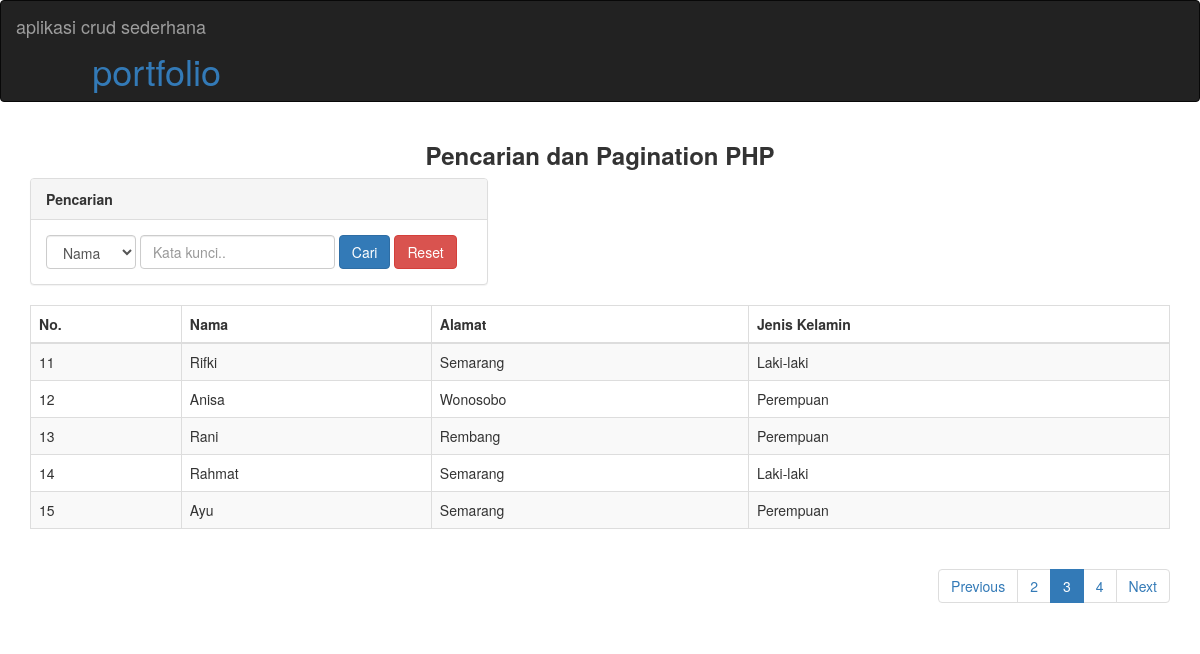
The page /index.php?page=3 on the database its author committed.
### tables this page shows
CREATE TABLE `siswa` (
  `portfolioID` int(11) NOT NULL,
  `Nama` varchar(100) DEFAULT NULL,
  `Alamat` text,
  `JenisKelamin` varchar(50) DEFAULT NULL
);

### index.php (the view, shortened to what this page needs)
<!DOCTYPE html>
<html lang="en">
<head>
  <link rel="stylesheet" href="https://maxcdn.bootstrapcdn.com/bootstrap/3.4.0/css/bootstrap.min.css">
</head>
<body>
<nav class="navbar navbar-inverse">
  <div class="container-fluid">
    <div class="navbar-header">
      <a class="navbar-brand" href="#">aplikasi crud sederhana</a>
      <h1><p align="right"><a href="index.html">portfolio</a>
    </div>
  </div>
</nav>
<div class="container">
  <div align="center">
    <h3><b>Pencarian dan Pagination PHP</b></h3>
  </div>
  <div class="row">
    <div class="col-md-5">
      <div class="panel panel-default">
        <div class="panel-heading"><b>Pencarian</b></div>
        <div class="panel-body">
          <form class="form-inline" >
            <div class="form-group">
              <select class="form-control" id="Kolom" name="Kolom" required="">
                <?php
                  $kolom=(isset($_GET['Kolom']))? $_GET['Kolom'] : "";
                ?>
                <option value="Nama" <?php if ($kolom=="Nama") echo "selected"; ?>>Nama</option>
              </select>
            </div>
            <div class="form-group">
              <input type="text" class="form-control" id="KataKunci" name="KataKunci" placeholder="Kata kunci.." required="" value="<?php if (isset($_GET['KataKunci']))  echo $_GET['KataKunci']; ?>">
            </div>
            <button type="submit" class="btn btn-primary">Cari</button>
            <a href="index.php" class="btn btn-danger">Reset</a>
          </form>
        </div>
      </div>
    </div>
  </div>
  <table class="table table-striped table-bordered table-hover">
    <thead>
      <tr>
        <th>No.</th>
        <th>Nama</th>
        <th>Alamat</th>
        <th>Jenis Kelamin</th>
      </tr>
    </thead>
    <tbody>
      <?php
      include "koneksi.php";
      $page = (isset($_GET['page']))? (int) $_GET['page'] : 1;
      $kolomCari=(isset($_GET['Kolom']))? $_GET['Kolom'] : "";
      $kolomKataKunci=(isset($_GET['KataKunci']))? $_GET['KataKunci'] : "";
      $limit = 5;
      $limitStart = ($page - 1) * $limit;
      if($kolomCari=="" && $kolomKataKunci==""){
        $SqlQuery = mysqli_query($con, "SELECT * FROM Siswa LIMIT ".$limitStart.",".$limit);
      }else{
        $SqlQuery = mysqli_query($con, "SELECT * FROM Siswa WHERE $kolomCari LIKE '%$kolomKataKunci%' LIMIT ".$limitStart.",".$limit);
      }
      $no = $limitStart + 1;
      while($row = mysqli_fetch_array($SqlQuery)){
      ?>
        <tr>
          <td><?php echo $no++; ?></td>
          <td><?php echo $row['Nama']; ?></td>
          <td><?php echo $row['Alamat']; ?></td>
          <td><?php echo $row['JenisKelamin']; ?></td>
        </tr>
      <?php
      }
      ?>
    </tbody>
  </table>
  <div align="right">
    <ul class="pagination">
      <?php
        if($page == 1){
      ?>
        <li class="disabled"><a href="#">Previous</a></li>
      <?php
        }
        else{
          $LinkPrev = ($page > 1)? $page - 1 : 1;
          if($kolomCari=="" && $kolomKataKunci==""){
          ?>
            <li><a href="index.php?page=<?php echo $LinkPrev; ?>">Previous</a></li>
       <?php
          }else{
        ?>
          <li><a href="index.php?Kolom=<?php echo $kolomCari;?>&KataKunci=<?php echo $kolomKataKunci;?>&page=<?php echo $LinkPrev;?>">Previous</a></li>
         <?php
           }
        }
      ?>
      <?php
        if($kolomCari=="" && $kolomKataKunci==""){
          $SqlQuery = mysqli_query($con, "SELECT * FROM Siswa");
        }else{
          $SqlQuery = mysqli_query($con, "SELECT * FROM Siswa WHERE $kolomCari LIKE '%$kolomKataKunci%'");
        }
        $JumlahData = mysqli_num_rows($SqlQuery);
        $jumlahPage = ceil($JumlahData / $limit);
        $jumlahNumber = 1;
        $startNumber = ($page > $jumlahNumber)? $page - $jumlahNumber : 1;
        $endNumber = ($page < ($jumlahPage - $jumlahNumber))? $page + $jumlahNumber : $jumlahPage;
        for($i = $startNumber; $i <= $endNumber; $i++){
          $linkActive = ($page == $i)? ' class="active"' : '';
          if($kolomCari=="" && $kolomKataKunci==""){
      ?>
          <li<?php echo $linkActive; ?>><a href="index.php?page=<?php echo $i; ?>"><?php echo $i; ?></a></li>
      <?php
        }else{
          ?>
          <li<?php echo $linkActive; ?>><a href="index.php?Kolom=<?php echo $kolomCari;?>&KataKunci=<?php echo $kolomKataKunci;?>&page=<?php echo $i; ?>"><?php echo $i; ?></a></li>
          <?php
        }
      }
      ?>
      <?php
       if($page == $jumlahPage){
      ?>
        <li class="disabled"><a href="#">Next</a></li>
      <?php
      }
      else{
        $linkNext = ($page < $jumlahPage)? $page + 1 : $jumlahPage;
       if($kolomCari=="" && $kolomKataKunci==""){
          ?>
            <li><a href="index.php?page=<?php echo $linkNext; ?>">Next</a></li>
       <?php
          }else{
        ?>
           <li><a href="index.php?Kolom=<?php echo $kolomCari;?>&KataKunci=<?php echo $kolomKataKunci;?>&page=<?php echo $linkNext; ?>">Next</a></li>
      <?php
        }
      }
      ?>
    </ul>
  </div>
</div>
</body>
</html>

### rows shown on the page
siswa: Nama "Rifki", Alamat "Semarang", JenisKelamin "Laki-laki"
siswa: Nama "Anisa", Alamat "Wonosobo", JenisKelamin "Perempuan"
siswa: Nama "Rani", Alamat "Rembang", JenisKelamin "Perempuan"
siswa: Nama "Rahmat", Alamat "Semarang", JenisKelamin "Laki-laki"
siswa: Nama "Ayu", Alamat "Semarang", JenisKelamin "Perempuan"
